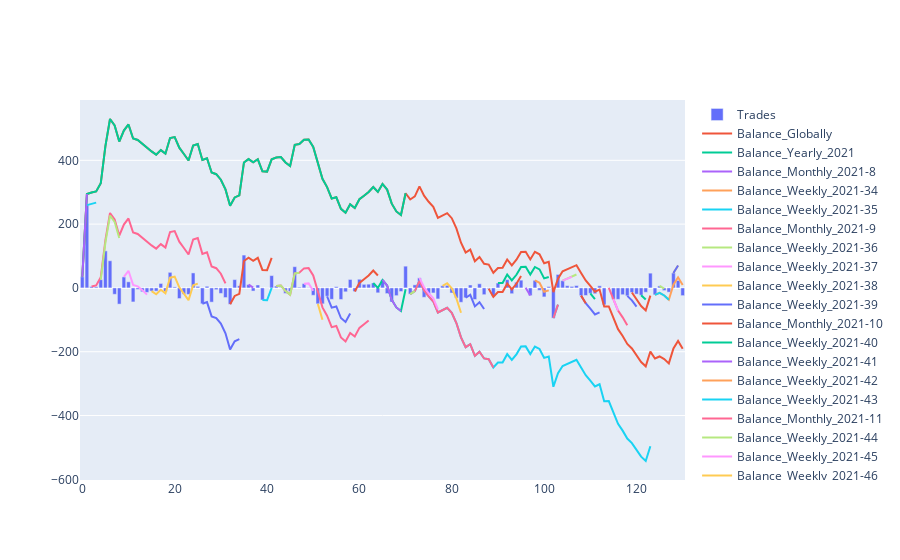
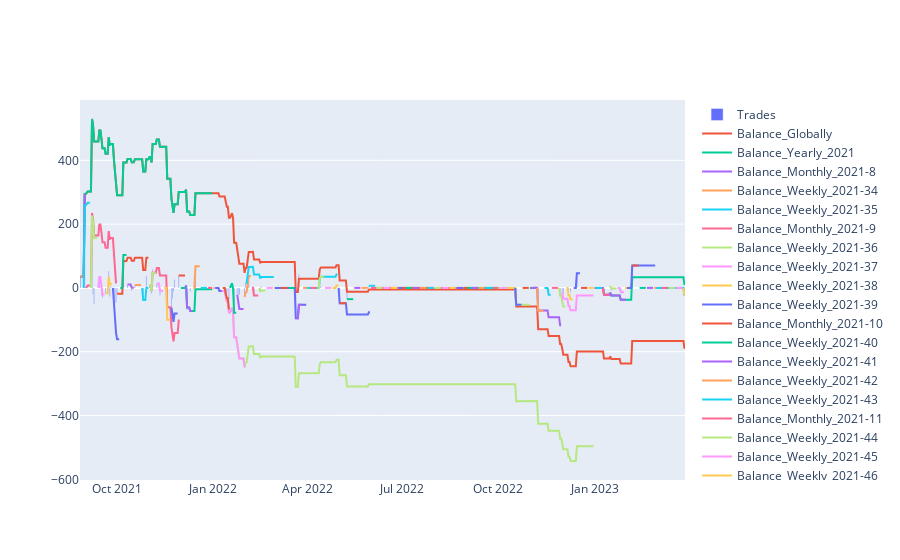

Here is the notebook cell these charts were saved with, in order:
### Code cell
import streamlit as st
import gspread as gs 
import pandas as pd
import numpy as np
import plotly.graph_objects as go
import warnings
warnings.simplefilter(action='ignore', category=pd.errors.PerformanceWarning)

gc = gs.service_account_from_dict(st.secrets['gcp_service_account'])
ss = gc.open_by_key(st.secrets['trading'].spreadsheet_key)
trades = pd.DataFrame(ss.worksheet('Trades').get_values('A:AD'))
trades = pd.DataFrame(trades.values[1:], columns=trades.iloc[0])
trades = trades.astype({'Date': 'datetime64[ns]', 'Gain': 'float64'})
trades = trades.sort_values('Date').reset_index(drop=True)[['Date', 'Gain']]

for idx in trades.index:
    trades.at[idx, 'Balance_Globally'] = np.sum(trades.loc[:idx]['Gain'])
    yearly = f"Yearly_{trades.at[idx, 'Date'].year}"
    trades.at[idx, f'Gain_{yearly}'] = np.sum(trades.at[idx, 'Gain'])
    trades.at[idx, f'Balance_{yearly}'] = np.sum(trades.loc[:idx][f'Gain_{yearly}'])
    monthly = f"Monthly_{trades.at[idx, 'Date'].year}-{trades.at[idx, 'Date'].month}"
    trades.at[idx, f'Gain_{monthly}'] = np.sum(trades.at[idx, 'Gain'])
    trades.at[idx, f'Balance_{monthly}'] = np.sum(trades.loc[:idx][f'Gain_{monthly}'])
    weekly = f"Weekly_{trades.at[idx, 'Date'].year}-{trades.at[idx, 'Date'].week}"
    trades.at[idx, f'Gain_{weekly}'] = np.sum(trades.at[idx, 'Gain'])
    trades.at[idx, f'Balance_{weekly}'] = np.sum(trades.loc[:idx][f'Gain_{weekly}'])

trades_time = pd.concat([
    pd.DataFrame({'Date': pd.date_range(start=trades['Date'].min(), end=trades['Date'].max())}).set_index('Date'),
    trades.set_index('Date').groupby('Date').agg({'Gain': 'sum'}),
], axis=1).reset_index()

for idx in trades_time.index:
    trades_time.at[idx, 'Balance_Globally'] = np.sum(trades_time.loc[:idx]['Gain'])
    yearly = f"Yearly_{trades_time.at[idx, 'Date'].year}"
    trades_time.at[idx, f'Gain_{yearly}'] = np.sum(trades_time.at[idx, 'Gain'])
    trades_time.at[idx, f'Balance_{yearly}'] = np.sum(trades_time.loc[:idx][f'Gain_{yearly}'])
    monthly = f"Monthly_{trades_time.at[idx, 'Date'].year}-{trades_time.at[idx, 'Date'].month}"
    trades_time.at[idx, f'Gain_{monthly}'] = np.sum(trades_time.at[idx, 'Gain'])
    trades_time.at[idx, f'Balance_{monthly}'] = np.sum(trades_time.loc[:idx][f'Gain_{monthly}'])
    weekly = f"Weekly_{trades_time.at[idx, 'Date'].year}-{trades_time.at[idx, 'Date'].week}"
    trades_time.at[idx, f'Gain_{weekly}'] = np.sum(trades_time.at[idx, 'Gain'])
    trades_time.at[idx, f'Balance_{weekly}'] = np.sum(trades_time.loc[:idx][f'Gain_{weekly}'])

trades_time = trades_time.set_index('Date')


fig = go.Figure()
fig.add_trace(go.Bar(x=trades.index.to_list(), y=trades['Gain'].to_list(), name='Trades'))
for col in trades.columns:
    if 'Balance' in col:
        fig.add_trace(go.Scatter(x=trades.index.to_list(), y=trades[col].to_list(), name=col))
fig.show()


fig = go.Figure()
fig.add_trace(go.Bar(x=trades_time.index.to_list(), y=trades_time['Gain'].to_list(), name='Trades'))
for col in trades_time.columns:
    if 'Balance' in col:
        fig.add_trace(go.Scatter(x=trades_time.index.to_list(), y=trades_time[col].to_list(), name=col))
fig.show()

trades_time[['Gain']].head(50)

### Figure 1 — Plotly figure (JSON) as saved in the notebook; plotly's stock layout.template omitted (floating-point values rounded to 4 significant figures; data arrays with more than 128 entries replaced by an {"elided": "..."} marker saying what was removed)
{"data": [{"name": "Trades", "type": "bar", "x": {"elided": "131 int values"}, "y": {"elided": "131 float values"}}, {"name": "Balance_Globally", "type": "scatter", "x": {"elided": "131 int values"}, "y": {"elided": "131 float values"}}, {"name": "Balance_Yearly_2021", "type": "scatter", "x": {"elided": "131 int values"}, "y": {"elided": "131 float values"}}, {"name": "Balance_Monthly_2021-8", "type": "scatter", "x": {"elided": "131 int values"}, "y": {"elided": "131 float values"}}, {"name": "Balance_Weekly_2021-34", "type": "scatter", "x": {"elided": "131 int values"}, "y": {"elided": "131 float values"}}, {"name": "Balance_Weekly_2021-35", "type": "scatter", "x": {"elided": "131 int values"}, "y": {"elided": "131 float values"}}, {"name": "Balance_Monthly_2021-9", "type": "scatter", "x": {"elided": "131 int values"}, "y": {"elided": "131 float values"}}, {"name": "Balance_Weekly_2021-36", "type": "scatter", "x": {"elided": "131 int values"}, "y": {"elided": "131 float values"}}, {"name": "Balance_Weekly_2021-37", "type": "scatter", "x": {"elided": "131 int values"}, "y": {"elided": "131 float values"}}, {"name": "Balance_Weekly_2021-38", "type": "scatter", "x": {"elided": "131 int values"}, "y": {"elided": "131 float values"}}, {"name": "Balance_Weekly_2021-39", "type": "scatter", "x": {"elided": "131 int values"}, "y": {"elided": "131 float values"}}, {"name": "Balance_Monthly_2021-10", "type": "scatter", "x": {"elided": "131 int values"}, "y": {"elided": "131 float values"}}, {"name": "Balance_Weekly_2021-40", "type": "scatter", "x": {"elided": "131 int values"}, "y": {"elided": "131 float values"}}, {"name": "Balance_Weekly_2021-41", "type": "scatter", "x": {"elided": "131 int values"}, "y": {"elided": "131 float values"}}, {"name": "Balance_Weekly_2021-42", "type": "scatter", "x": {"elided": "131 int values"}, "y": {"elided": "131 float values"}}, {"name": "Balance_Weekly_2021-43", "type": "scatter", "x": {"elided": "131 int values"}, "y": {"elided": "131 float values"}}, {"name": "Balance_Monthly_2021-11", "type": "scatter", "x": {"elided": "131 int values"}, "y": {"elided": "131 float values"}}, {"name": "Balance_Weekly_2021-44", "type": "scatter", "x": {"elided": "131 int values"}, "y": {"elided": "131 float values"}}, {"name": "Balance_Weekly_2021-45", "type": "scatter", "x": {"elided": "131 int values"}, "y": {"elided": "131 float values"}}, {"name": "Balance_Weekly_2021-46", "type": "scatter", "x": {"elided": "131 int values"}, "y": {"elided": "131 int values"}}, {"name": "Balance_Weekly_2021-47", "type": "scatter", "x": {"elided": "131 int values"}, "y": {"elided": "131 float values"}}, {"name": "Balance_Weekly_2021-48", "type": "scatter", "x": {"elided": "131 int values"}, "y": {"elided": "131 float values"}}, {"name": "Balance_Monthly_2021-12", "type": "scatter", "x": {"elided": "131 int values"}, "y": {"elided": "131 float values"}}, {"name": "Balance_Weekly_2021-49", "type": "scatter", "x": {"elided": "131 int values"}, "y": {"elided": "131 float values"}}, {"name": "Balance_Weekly_2021-50", "type": "scatter", "x": {"elided": "131 int values"}, "y": {"elided": "131 float values"}}, {"name": "Balance_Yearly_2022", "type": "scatter", "x": {"elided": "131 int values"}, "y": {"elided": "131 float values"}}, {"name": "Balance_Monthly_2022-1", "type": "scatter", "x": {"elided": "131 int values"}, "y": {"elided": "131 float values"}}, {"name": "Balance_Weekly_2022-1", "type": "scatter", "x": {"elided": "131 int values"}, "y": {"elided": "131 float values"}}, {"name": "Balance_Weekly_2022-2", "type": "scatter", "x": {"elided": "131 int values"}, "y": {"elided": "131 float values"}}, {"name": "Balance_Weekly_2022-3", "type": "scatter", "x": {"elided": "131 int values"}, "y": {"elided": "131 float values"}}, {"name": "Balance_Weekly_2022-4", "type": "scatter", "x": {"elided": "131 int values"}, "y": {"elided": "131 float values"}}, {"name": "Balance_Weekly_2022-5", "type": "scatter", "x": {"elided": "131 int values"}, "y": {"elided": "131 float values"}}, {"name": "Balance_Monthly_2022-2", "type": "scatter", "x": {"elided": "131 int values"}, "y": {"elided": "131 float values"}}, {"name": "Balance_Weekly_2022-6", "type": "scatter", "x": {"elided": "131 int values"}, "y": {"elided": "131 float values"}}, {"name": "Balance_Weekly_2022-7", "type": "scatter", "x": {"elided": "131 int values"}, "y": {"elided": "131 float values"}}, {"name": "Balance_Monthly_2022-3", "type": "scatter", "x": {"elided": "131 int values"}, "y": {"elided": "131 float values"}}, {"name": "Balance_Weekly_2022-12", "type": "scatter", "x": {"elided": "131 int values"}, "y": {"elided": "131 float values"}}, {"name": "Balance_Monthly_2022-4", "type": "scatter", "x": {"elided": "131 int values"}, "y": {"elided": "131 float values"}}, {"name": "Balance_Weekly_2022-15", "type": "scatter", "x": {"elided": "131 int values"}, "y": {"elided": "131 float values"}}, {"name": "Balance_Weekly_2022-17", "type": "scatter", "x": {"elided": "131 int values"}, "y": {"elided": "131 float values"}}, {"name": "Balance_Monthly_2022-5", "type": "scatter", "x": {"elided": "131 int values"}, "y": {"elided": "131 float values"}}, {"name": "Balance_Weekly_2022-18", "type": "scatter", "x": {"elided": "131 int values"}, "y": {"elided": "131 float values"}}, {"name": "Balance_Weekly_2022-19", "type": "scatter", "x": {"elided": "131 int values"}, "y": {"elided": "131 float values"}}, {"name": "Balance_Weekly_2022-22", "type": "scatter", "x": {"elided": "131 int values"}, "y": {"elided": "131 float values"}}, {"name": "Balance_Monthly_2022-10", "type": "scatter", "x": {"elided": "131 int values"}, "y": {"elided": "131 float values"}}, {"name": "Balance_Weekly_2022-42", "type": "scatter", "x": {"elided": "131 int values"}, "y": {"elided": "131 float values"}}, {"name": "Balance_Monthly_2022-11", "type": "scatter", "x": {"elided": "131 int values"}, "y": {"elided": "131 float values"}}, {"name": "Balance_Weekly_2022-44", "type": "scatter", "x": {"elided": "131 int values"}, "y": {"elided": "131 float values"}}, {"name": "Balance_Weekly_2022-45", "type": "scatter", "x": {"elided": "131 int values"}, "y": {"elided": "131 float values"}}, {"name": "Balance_Weekly_2022-46", "type": "scatter", "x": {"elided": "131 int values"}, "y": {"elided": "131 float values"}}, {"name": "Balance_Weekly_2022-48", "type": "scatter", "x": {"elided": "131 int values"}, "y": {"elided": "131 float values"}}, {"name": "Balance_Monthly_2022-12", "type": "scatter", "x": {"elided": "131 int values"}, "y": {"elided": "131 float values"}}, {"name": "Balance_Weekly_2022-49", "type": "scatter", "x": {"elided": "131 int values"}, "y": {"elided": "131 float values"}}, {"name": "Balance_Weekly_2022-50", "type": "scatter", "x": {"elided": "131 int values"}, "y": {"elided": "131 float values"}}, {"name": "Balance_Yearly_2023", "type": "scatter", "x": {"elided": "131 int values"}, "y": {"elided": "131 float values"}}, {"name": "Balance_Monthly_2023-1", "type": "scatter", "x": {"elided": "131 int values"}, "y": {"elided": "131 float values"}}, {"name": "Balance_Weekly_2023-2", "type": "scatter", "x": {"elided": "131 int values"}, "y": {"elided": "131 float values"}}, {"name": "Balance_Weekly_2023-3", "type": "scatter", "x": {"elided": "131 int values"}, "y": {"elided": "131 float values"}}, {"name": "Balance_Weekly_2023-4", "type": "scatter", "x": {"elided": "131 int values"}, "y": {"elided": "131 float values"}}, {"name": "Balance_Monthly_2023-2", "type": "scatter", "x": {"elided": "131 int values"}, "y": {"elided": "131 float values"}}, {"name": "Balance_Weekly_2023-6", "type": "scatter", "x": {"elided": "131 int values"}, "y": {"elided": "131 float values"}}, {"name": "Balance_Monthly_2023-3", "type": "scatter", "x": {"elided": "131 int values"}, "y": {"elided": "131 float values"}}, {"name": "Balance_Weekly_2023-13", "type": "scatter", "x": {"elided": "131 int values"}, "y": {"elided": "131 float values"}}], "layout": {}}

### Figure 2 — Plotly figure (JSON) as saved in the notebook; plotly's stock layout.template omitted (floating-point values rounded to 4 significant figures; data arrays with more than 128 entries replaced by an {"elided": "..."} marker saying what was removed)
{"data": [{"name": "Trades", "type": "bar", "x": {"elided": "579 str values"}, "y": {"elided": "579 float values"}}, {"name": "Balance_Globally", "type": "scatter", "x": {"elided": "579 str values"}, "y": {"elided": "579 float values"}}, {"name": "Balance_Yearly_2021", "type": "scatter", "x": {"elided": "579 str values"}, "y": {"elided": "579 float values"}}, {"name": "Balance_Monthly_2021-8", "type": "scatter", "x": {"elided": "579 str values"}, "y": {"elided": "579 float values"}}, {"name": "Balance_Weekly_2021-34", "type": "scatter", "x": {"elided": "579 str values"}, "y": {"elided": "579 float values"}}, {"name": "Balance_Weekly_2021-35", "type": "scatter", "x": {"elided": "579 str values"}, "y": {"elided": "579 float values"}}, {"name": "Balance_Monthly_2021-9", "type": "scatter", "x": {"elided": "579 str values"}, "y": {"elided": "579 float values"}}, {"name": "Balance_Weekly_2021-36", "type": "scatter", "x": {"elided": "579 str values"}, "y": {"elided": "579 float values"}}, {"name": "Balance_Weekly_2021-37", "type": "scatter", "x": {"elided": "579 str values"}, "y": {"elided": "579 float values"}}, {"name": "Balance_Weekly_2021-38", "type": "scatter", "x": {"elided": "579 str values"}, "y": {"elided": "579 float values"}}, {"name": "Balance_Weekly_2021-39", "type": "scatter", "x": {"elided": "579 str values"}, "y": {"elided": "579 float values"}}, {"name": "Balance_Monthly_2021-10", "type": "scatter", "x": {"elided": "579 str values"}, "y": {"elided": "579 float values"}}, {"name": "Balance_Weekly_2021-40", "type": "scatter", "x": {"elided": "579 str values"}, "y": {"elided": "579 float values"}}, {"name": "Balance_Weekly_2021-41", "type": "scatter", "x": {"elided": "579 str values"}, "y": {"elided": "579 float values"}}, {"name": "Balance_Weekly_2021-42", "type": "scatter", "x": {"elided": "579 str values"}, "y": {"elided": "579 float values"}}, {"name": "Balance_Weekly_2021-43", "type": "scatter", "x": {"elided": "579 str values"}, "y": {"elided": "579 float values"}}, {"name": "Balance_Monthly_2021-11", "type": "scatter", "x": {"elided": "579 str values"}, "y": {"elided": "579 float values"}}, {"name": "Balance_Weekly_2021-44", "type": "scatter", "x": {"elided": "579 str values"}, "y": {"elided": "579 float values"}}, {"name": "Balance_Weekly_2021-45", "type": "scatter", "x": {"elided": "579 str values"}, "y": {"elided": "579 float values"}}, {"name": "Balance_Weekly_2021-46", "type": "scatter", "x": {"elided": "579 str values"}, "y": {"elided": "579 int values"}}, {"name": "Balance_Weekly_2021-47", "type": "scatter", "x": {"elided": "579 str values"}, "y": {"elided": "579 float values"}}, {"name": "Balance_Weekly_2021-48", "type": "scatter", "x": {"elided": "579 str values"}, "y": {"elided": "579 float values"}}, {"name": "Balance_Monthly_2021-12", "type": "scatter", "x": {"elided": "579 str values"}, "y": {"elided": "579 float values"}}, {"name": "Balance_Weekly_2021-49", "type": "scatter", "x": {"elided": "579 str values"}, "y": {"elided": "579 float values"}}, {"name": "Balance_Weekly_2021-50", "type": "scatter", "x": {"elided": "579 str values"}, "y": {"elided": "579 float values"}}, {"name": "Balance_Weekly_2021-51", "type": "scatter", "x": {"elided": "579 str values"}, "y": {"elided": "579 int values"}}, {"name": "Balance_Weekly_2021-52", "type": "scatter", "x": {"elided": "579 str values"}, "y": {"elided": "579 int values"}}, {"name": "Balance_Yearly_2022", "type": "scatter", "x": {"elided": "579 str values"}, "y": {"elided": "579 float values"}}, {"name": "Balance_Monthly_2022-1", "type": "scatter", "x": {"elided": "579 str values"}, "y": {"elided": "579 float values"}}, {"name": "Balance_Weekly_2022-52", "type": "scatter", "x": {"elided": "579 str values"}, "y": {"elided": "579 int values"}}, {"name": "Balance_Weekly_2022-1", "type": "scatter", "x": {"elided": "579 str values"}, "y": {"elided": "579 float values"}}, {"name": "Balance_Weekly_2022-2", "type": "scatter", "x": {"elided": "579 str values"}, "y": {"elided": "579 float values"}}, {"name": "Balance_Weekly_2022-3", "type": "scatter", "x": {"elided": "579 str values"}, "y": {"elided": "579 float values"}}, {"name": "Balance_Weekly_2022-4", "type": "scatter", "x": {"elided": "579 str values"}, "y": {"elided": "579 float values"}}, {"name": "Balance_Weekly_2022-5", "type": "scatter", "x": {"elided": "579 str values"}, "y": {"elided": "579 float values"}}, {"name": "Balance_Monthly_2022-2", "type": "scatter", "x": {"elided": "579 str values"}, "y": {"elided": "579 float values"}}, {"name": "Balance_Weekly_2022-6", "type": "scatter", "x": {"elided": "579 str values"}, "y": {"elided": "579 float values"}}, {"name": "Balance_Weekly_2022-7", "type": "scatter", "x": {"elided": "579 str values"}, "y": {"elided": "579 float values"}}, {"name": "Balance_Weekly_2022-8", "type": "scatter", "x": {"elided": "579 str values"}, "y": {"elided": "579 int values"}}, {"name": "Balance_Weekly_2022-9", "type": "scatter", "x": {"elided": "579 str values"}, "y": {"elided": "579 int values"}}, {"name": "Balance_Monthly_2022-3", "type": "scatter", "x": {"elided": "579 str values"}, "y": {"elided": "579 float values"}}, {"name": "Balance_Weekly_2022-10", "type": "scatter", "x": {"elided": "579 str values"}, "y": {"elided": "579 int values"}}, {"name": "Balance_Weekly_2022-11", "type": "scatter", "x": {"elided": "579 str values"}, "y": {"elided": "579 int values"}}, {"name": "Balance_Weekly_2022-12", "type": "scatter", "x": {"elided": "579 str values"}, "y": {"elided": "579 float values"}}, {"name": "Balance_Weekly_2022-13", "type": "scatter", "x": {"elided": "579 str values"}, "y": {"elided": "579 int values"}}, {"name": "Balance_Monthly_2022-4", "type": "scatter", "x": {"elided": "579 str values"}, "y": {"elided": "579 float values"}}, {"name": "Balance_Weekly_2022-14", "type": "scatter", "x": {"elided": "579 str values"}, "y": {"elided": "579 int values"}}, {"name": "Balance_Weekly_2022-15", "type": "scatter", "x": {"elided": "579 str values"}, "y": {"elided": "579 float values"}}, {"name": "Balance_Weekly_2022-16", "type": "scatter", "x": {"elided": "579 str values"}, "y": {"elided": "579 int values"}}, {"name": "Balance_Weekly_2022-17", "type": "scatter", "x": {"elided": "579 str values"}, "y": {"elided": "579 float values"}}, {"name": "Balance_Monthly_2022-5", "type": "scatter", "x": {"elided": "579 str values"}, "y": {"elided": "579 float values"}}, {"name": "Balance_Weekly_2022-18", "type": "scatter", "x": {"elided": "579 str values"}, "y": {"elided": "579 float values"}}, {"name": "Balance_Weekly_2022-19", "type": "scatter", "x": {"elided": "579 str values"}, "y": {"elided": "579 float values"}}, {"name": "Balance_Weekly_2022-20", "type": "scatter", "x": {"elided": "579 str values"}, "y": {"elided": "579 int values"}}, {"name": "Balance_Weekly_2022-21", "type": "scatter", "x": {"elided": "579 str values"}, "y": {"elided": "579 int values"}}, {"name": "Balance_Weekly_2022-22", "type": "scatter", "x": {"elided": "579 str values"}, "y": {"elided": "579 float values"}}, {"name": "Balance_Monthly_2022-6", "type": "scatter", "x": {"elided": "579 str values"}, "y": {"elided": "579 int values"}}, {"name": "Balance_Weekly_2022-23", "type": "scatter", "x": {"elided": "579 str values"}, "y": {"elided": "579 int values"}}, {"name": "Balance_Weekly_2022-24", "type": "scatter", "x": {"elided": "579 str values"}, "y": {"elided": "579 int values"}}, {"name": "Balance_Weekly_2022-25", "type": "scatter", "x": {"elided": "579 str values"}, "y": {"elided": "579 int values"}}, {"name": "Balance_Weekly_2022-26", "type": "scatter", "x": {"elided": "579 str values"}, "y": {"elided": "579 int values"}}, {"name": "Balance_Monthly_2022-7", "type": "scatter", "x": {"elided": "579 str values"}, "y": {"elided": "579 int values"}}, {"name": "Balance_Weekly_2022-27", "type": "scatter", "x": {"elided": "579 str values"}, "y": {"elided": "579 int values"}}, {"name": "Balance_Weekly_2022-28", "type": "scatter", "x": {"elided": "579 str values"}, "y": {"elided": "579 int values"}}, {"name": "Balance_Weekly_2022-29", "type": "scatter", "x": {"elided": "579 str values"}, "y": {"elided": "579 int values"}}, {"name": "Balance_Weekly_2022-30", "type": "scatter", "x": {"elided": "579 str values"}, "y": {"elided": "579 int values"}}, {"name": "Balance_Monthly_2022-8", "type": "scatter", "x": {"elided": "579 str values"}, "y": {"elided": "579 int values"}}, {"name": "Balance_Weekly_2022-31", "type": "scatter", "x": {"elided": "579 str values"}, "y": {"elided": "579 int values"}}, {"name": "Balance_Weekly_2022-32", "type": "scatter", "x": {"elided": "579 str values"}, "y": {"elided": "579 int values"}}, {"name": "Balance_Weekly_2022-33", "type": "scatter", "x": {"elided": "579 str values"}, "y": {"elided": "579 int values"}}, {"name": "Balance_Weekly_2022-34", "type": "scatter", "x": {"elided": "579 str values"}, "y": {"elided": "579 int values"}}, {"name": "Balance_Weekly_2022-35", "type": "scatter", "x": {"elided": "579 str values"}, "y": {"elided": "579 int values"}}, {"name": "Balance_Monthly_2022-9", "type": "scatter", "x": {"elided": "579 str values"}, "y": {"elided": "579 int values"}}, {"name": "Balance_Weekly_2022-36", "type": "scatter", "x": {"elided": "579 str values"}, "y": {"elided": "579 int values"}}, {"name": "Balance_Weekly_2022-37", "type": "scatter", "x": {"elided": "579 str values"}, "y": {"elided": "579 int values"}}, {"name": "Balance_Weekly_2022-38", "type": "scatter", "x": {"elided": "579 str values"}, "y": {"elided": "579 int values"}}, {"name": "Balance_Weekly_2022-39", "type": "scatter", "x": {"elided": "579 str values"}, "y": {"elided": "579 int values"}}, {"name": "Balance_Monthly_2022-10", "type": "scatter", "x": {"elided": "579 str values"}, "y": {"elided": "579 float values"}}, {"name": "Balance_Weekly_2022-40", "type": "scatter", "x": {"elided": "579 str values"}, "y": {"elided": "579 int values"}}, {"name": "Balance_Weekly_2022-41", "type": "scatter", "x": {"elided": "579 str values"}, "y": {"elided": "579 int values"}}, {"name": "Balance_Weekly_2022-42", "type": "scatter", "x": {"elided": "579 str values"}, "y": {"elided": "579 float values"}}, {"name": "Balance_Weekly_2022-43", "type": "scatter", "x": {"elided": "579 str values"}, "y": {"elided": "579 int values"}}, {"name": "Balance_Weekly_2022-44", "type": "scatter", "x": {"elided": "579 str values"}, "y": {"elided": "579 float values"}}, {"name": "Balance_Monthly_2022-11", "type": "scatter", "x": {"elided": "579 str values"}, "y": {"elided": "579 float values"}}, {"name": "Balance_Weekly_2022-45", "type": "scatter", "x": {"elided": "579 str values"}, "y": {"elided": "579 float values"}}, {"name": "Balance_Weekly_2022-46", "type": "scatter", "x": {"elided": "579 str values"}, "y": {"elided": "579 float values"}}, {"name": "Balance_Weekly_2022-47", "type": "scatter", "x": {"elided": "579 str values"}, "y": {"elided": "579 int values"}}, {"name": "Balance_Weekly_2022-48", "type": "scatter", "x": {"elided": "579 str values"}, "y": {"elided": "579 float values"}}, {"name": "Balance_Monthly_2022-12", "type": "scatter", "x": {"elided": "579 str values"}, "y": {"elided": "579 float values"}}, {"name": "Balance_Weekly_2022-49", "type": "scatter", "x": {"elided": "579 str values"}, "y": {"elided": "579 float values"}}, {"name": "Balance_Weekly_2022-50", "type": "scatter", "x": {"elided": "579 str values"}, "y": {"elided": "579 float values"}}, {"name": "Balance_Weekly_2022-51", "type": "scatter", "x": {"elided": "579 str values"}, "y": {"elided": "579 int values"}}, {"name": "Balance_Yearly_2023", "type": "scatter", "x": {"elided": "579 str values"}, "y": {"elided": "579 float values"}}, {"name": "Balance_Monthly_2023-1", "type": "scatter", "x": {"elided": "579 str values"}, "y": {"elided": "579 float values"}}, {"name": "Balance_Weekly_2023-52", "type": "scatter", "x": {"elided": "579 str values"}, "y": {"elided": "579 int values"}}, {"name": "Balance_Weekly_2023-1", "type": "scatter", "x": {"elided": "579 str values"}, "y": {"elided": "579 int values"}}, {"name": "Balance_Weekly_2023-2", "type": "scatter", "x": {"elided": "579 str values"}, "y": {"elided": "579 float values"}}, {"name": "Balance_Weekly_2023-3", "type": "scatter", "x": {"elided": "579 str values"}, "y": {"elided": "579 float values"}}, {"name": "Balance_Weekly_2023-4", "type": "scatter", "x": {"elided": "579 str values"}, "y": {"elided": "579 float values"}}, {"name": "Balance_Weekly_2023-5", "type": "scatter", "x": {"elided": "579 str values"}, "y": {"elided": "579 int values"}}, {"name": "Balance_Monthly_2023-2", "type": "scatter", "x": {"elided": "579 str values"}, "y": {"elided": "579 float values"}}, {"name": "Balance_Weekly_2023-6", "type": "scatter", "x": {"elided": "579 str values"}, "y": {"elided": "579 float values"}}, {"name": "Balance_Weekly_2023-7", "type": "scatter", "x": {"elided": "579 str values"}, "y": {"elided": "579 int values"}}, {"name": "Balance_Weekly_2023-8", "type": "scatter", "x": {"elided": "579 str values"}, "y": {"elided": "579 int values"}}, {"name": "Balance_Weekly_2023-9", "type": "scatter", "x": {"elided": "579 str values"}, "y": {"elided": "579 int values"}}, {"name": "Balance_Monthly_2023-3", "type": "scatter", "x": {"elided": "579 str values"}, "y": {"elided": "579 float values"}}, {"name": "Balance_Weekly_2023-10", "type": "scatter", "x": {"elided": "579 str values"}, "y": {"elided": "579 int values"}}, {"name": "Balance_Weekly_2023-11", "type": "scatter", "x": {"elided": "579 str values"}, "y": {"elided": "579 int values"}}, {"name": "Balance_Weekly_2023-12", "type": "scatter", "x": {"elided": "579 str values"}, "y": {"elided": "579 int values"}}, {"name": "Balance_Weekly_2023-13", "type": "scatter", "x": {"elided": "579 str values"}, "y": {"elided": "579 float values"}}], "layout": {}}
